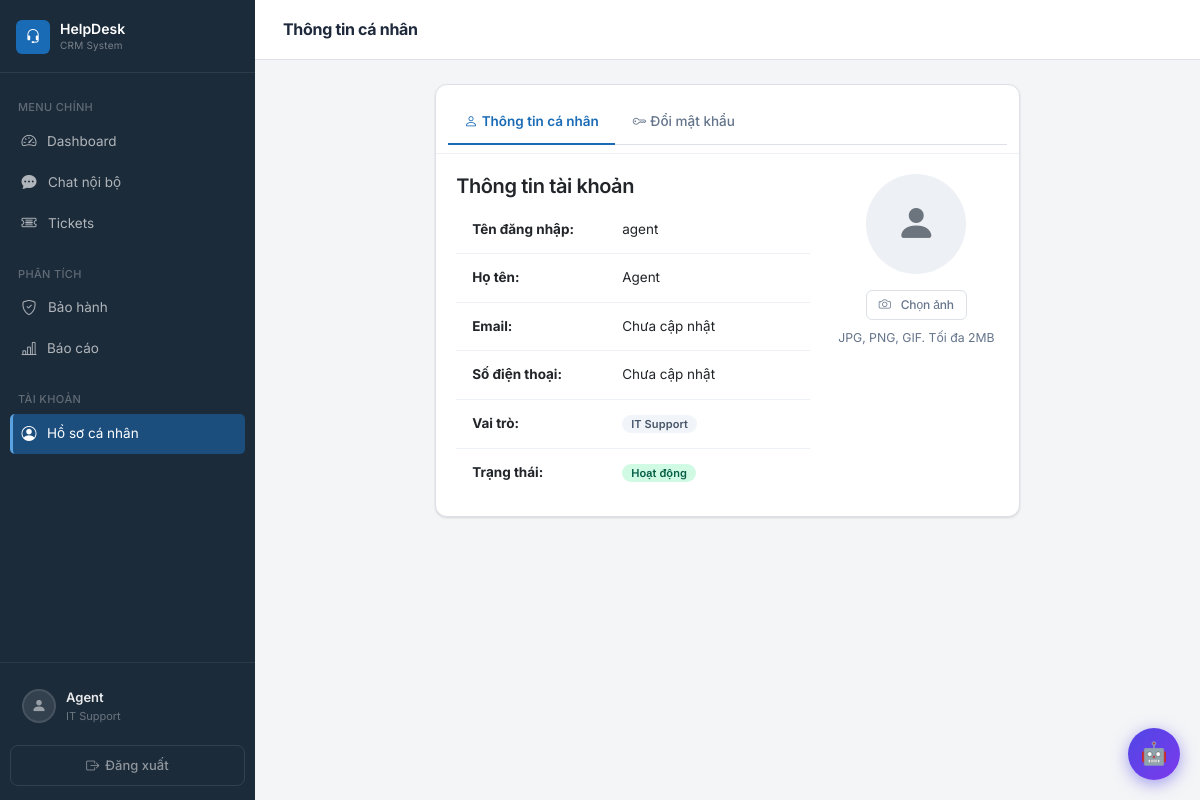
Screenshot of /profile.php (signed in) with the database file from the repository.
### tables this page shows
CREATE TABLE IF NOT EXISTS users (
    id INT AUTO_INCREMENT PRIMARY KEY,
    username VARCHAR(50) NOT NULL UNIQUE,
    password VARCHAR(255) NOT NULL,
    fullname VARCHAR(100) NOT NULL,
    email VARCHAR(100) NOT NULL UNIQUE,
    phone VARCHAR(20),
    avatar VARCHAR(255) DEFAULT NULL,
    role_id INT NOT NULL,
    status ENUM('active', 'inactive') DEFAULT 'active',
    created_at TIMESTAMP DEFAULT CURRENT_TIMESTAMP,
    FOREIGN KEY (role_id) REFERENCES roles(id) ON DELETE CASCADE
);

CREATE TABLE IF NOT EXISTS roles (
    id INT AUTO_INCREMENT PRIMARY KEY,
    name VARCHAR(50) NOT NULL UNIQUE,
    hierarchy_level TINYINT UNSIGNED NOT NULL DEFAULT 99
);

### models/User.php (called while the page is built, shortened)
<?php
require_once __DIR__ . '/../config/database.php';
class User {
    private $pdo;
    public function __construct() {
        global $pdo;
        $this->pdo = $pdo;
    }
    public function findById($id) {
        $stmt = $this->pdo->prepare("SELECT u.*, r.name as role_name FROM users u JOIN roles r ON u.role_id = r.id WHERE u.id = ?");
        $stmt->execute([$id]);
        return $stmt->fetch();
    }
}
?>

### controllers/userController.php (called while the page is built, shortened)
<?php
require_once __DIR__ . '/../models/User.php';
require_once __DIR__ . '/authController.php';
class UserController {
    private $userModel;
    private $authController;
    public function __construct() {
        $this->userModel = new User();
        $this->authController = new AuthController();
    }
    public function getOwnProfile() {
        $this->authController->requireLogin();
        $currentUser = $this->authController->getCurrentUser();
        return $this->userModel->findById($currentUser['id']);
    }
}
?>

### controllers/authController.php (called while the page is built, shortened)
<?php
require_once __DIR__ . '/../models/User.php';
class AuthController {
    private $userModel;
    public function __construct() {
        $this->userModel = new User();
    }
    public function isLoggedIn() {
        return isset($_SESSION['user_id']);
    }
    public function getCurrentUser() {
        return [
            'id' => $_SESSION['user_id'],
            'username' => $_SESSION['username'],
            'fullname' => $_SESSION['fullname'],
            'role_id' => $_SESSION['role_id'],
            'role_name' => $_SESSION['role_name']
        ];
    }
    public function requireLogin() {
        $user = $this->userModel->findById($_SESSION['user_id']);
    }
}
?>

### includes/auth.php (called while the page is built, shortened)
<?php
require_once 'controllers/authController.php';
$authController = new AuthController();
function getCurrentUser() {
    global $authController;
    return $authController->getCurrentUser();
}
function requireLogin() {
    global $authController;
    $authController->requireLogin();
}
function getUserDisplayName() {
    $user = getCurrentUser();
    return $user ? $user['fullname'] : 'Guest';
}
function getUserRoleDisplayName() {
    $user = getCurrentUser();
    return $user ? $user['role_name'] : '';
}
?>

### profile.php (the view, shortened to what this page needs)
<?php
require_once 'includes/auth.php';
require_once 'controllers/userController.php';
requireLogin();
$userController = new UserController();
$currentUser = getCurrentUser();
$pageTitle = 'Thông tin cá nhân';
$activeTab = $_GET['tab'] ?? 'profile';
$userFull = $userController->getOwnProfile();
include 'includes/header.php';
?>
<div class="row justify-content-center">
    <div class="col-md-8">
        <div class="card">
            <div class="card-header">
                <ul class="nav nav-tabs card-header-tabs">
                    <li class="nav-item">
                        <a class="nav-link <?php echo $activeTab === 'profile' ? 'active' : ''; ?>" href="profile.php?tab=profile">
                            <i class="bi bi-person me-1"></i>Thông tin cá nhân
                        </a>
                    </li>
                    <li class="nav-item">
                        <a class="nav-link <?php echo $activeTab === 'password' ? 'active' : ''; ?>" href="profile.php?tab=password">
                            <i class="bi bi-key me-1"></i>Đổi mật khẩu
                        </a>
                    </li>
                </ul>
            </div>
            <div class="card-body">
                <?php if ($activeTab === 'profile'): ?>
                    <div class="row">
                        <div class="col-md-8">
                            <h5>Thông tin tài khoản</h5>
                            <div class="table-responsive"><table class="table table-borderless">
                                <tr>
                                    <td class="fw-bold" style="width: 150px;">Tên đăng nhập:</td>
                                    <td><?php echo htmlspecialchars($currentUser['username']); ?></td>
                                </tr>
                                <tr>
                                    <td class="fw-bold">Họ tên:</td>
                                    <td><?php echo htmlspecialchars($currentUser['fullname']); ?></td>
                                </tr>
                                <tr>
                                    <td class="fw-bold">Email:</td>
                                    <td><?php echo htmlspecialchars($currentUser['email'] ?? 'Chưa cập nhật'); ?></td>
                                </tr>
                                <tr>
                                    <td class="fw-bold">Số điện thoại:</td>
                                    <td><?php echo htmlspecialchars($currentUser['phone'] ?? 'Chưa cập nhật'); ?></td>
                                </tr>
                                <tr>
                                    <td class="fw-bold">Vai trò:</td>
                                    <td>
                                        <span class="badge bg-secondary"><?php echo $currentUser['role_name']; ?></span>
                                    </td>
                                </tr>
                                <tr>
                                    <td class="fw-bold">Trạng thái:</td>
                                    <td>
                                        <span class="badge bg-success">Hoạt động</span>
                                    </td>
                                </tr>
                            </table></div>
                        </div>
                        <div class="col-md-4 text-center">
                            <div class="mb-3">
                                <?php if (!empty($userFull['avatar'])): ?>
                                    <img src="assets/avatars/<?php echo htmlspecialchars($userFull['avatar']); ?>"
                                         class="rounded-circle" style="width: 100px; height: 100px; object-fit: cover;"
                                         alt="Avatar" id="avatarPreview">
                                <?php else: ?>
                                    <div class="bg-light rounded-circle d-inline-flex align-items-center justify-content-center" style="width: 100px; height: 100px;" id="avatarPlaceholder">
                                        <i class="bi bi-person-fill text-secondary" style="font-size: 2.5rem;"></i>
                                    </div>
                                <?php endif; ?>
                            </div>
                            <form method="POST" enctype="multipart/form-data">
                                <label for="avatarInput" class="btn btn-outline-secondary btn-sm">
                                    <i class="bi bi-camera me-1"></i>Chọn ảnh
                                </label>
                            </form>
                            <p class="text-muted small mt-2">JPG, PNG, GIF. Tối đa 2MB</p>
                        </div>
                    </div>
                <?php endif; ?>
            </div>
        </div>
    </div>
</div>
<?php include 'includes/footer.php'; ?>

### includes/header.php (shortened to what this page needs)
<!DOCTYPE html>
<html lang="vi">
<head>
    <link href="assets/css/bootstrap.min.css" rel="stylesheet">
    <link href="assets/icons/bootstrap-icons.css" rel="stylesheet">
</head>
<body>
<?php
$sidebarUser = null;
if (isset($userFull)) {
    $sidebarUser = $userFull;
}
$currentPage = basename($_SERVER['PHP_SELF']);
?>
<nav class="sidebar" id="sidebar">
    <div class="sidebar-brand">
        <div class="sidebar-brand-icon">
            <i class="bi bi-headset"></i>
        </div>
        <div>
            <div class="sidebar-brand-text">HelpDesk</div>
            <div class="sidebar-brand-sub">CRM System</div>
        </div>
    </div>
    <div class="sidebar-nav">
        <div class="sidebar-label">Menu chính</div>
        <a href="dashboard.php" class="sidebar-link <?php echo $currentPage === 'dashboard.php' ? 'active' : ''; ?>">
            <i class="bi bi-speedometer2"></i>
            Dashboard
        </a>
        <a href="chat.php" class="sidebar-link <?php echo $currentPage === 'chat.php' ? 'active' : ''; ?>" style="justify-content:space-between;">
            <span style="display:flex;align-items:center;gap:10px;">
                <i class="bi bi-chat-dots-fill"></i>
                Chat nội bộ
            </span>
        </a>
        <a href="tickets.php" class="sidebar-link <?php echo $currentPage === 'tickets.php' ? 'active' : ''; ?>" style="justify-content:space-between;">
            <span style="display:flex;align-items:center;gap:10px;">
                <i class="bi bi-ticket-detailed"></i>
                Tickets
            </span>
        </a>
        <div class="sidebar-label" style="margin-top:8px;">Phân tích</div>
        <a href="warranty.php" class="sidebar-link <?php echo $currentPage === 'warranty.php' ? 'active' : ''; ?>" style="justify-content:space-between;">
            <span style="display:flex;align-items:center;gap:10px;">
                <i class="bi bi-shield-check"></i>
                Bảo hành
            </span>
        </a>
        <a href="reports.php" class="sidebar-link <?php echo $currentPage === 'reports.php' ? 'active' : ''; ?>">
            <i class="bi bi-bar-chart-line"></i>
            Báo cáo
        </a>
        <div class="sidebar-label" style="margin-top:8px;">Tài khoản</div>
        <a href="profile.php" class="sidebar-link <?php echo $currentPage === 'profile.php' ? 'active' : ''; ?>">
            <i class="bi bi-person-circle"></i>
            Hồ sơ cá nhân
        </a>
    </div>
    <div class="sidebar-footer">
        <a href="profile.php" class="sidebar-user">
            <?php if (!empty($sidebarUser['avatar'])): ?>
                <img src="assets/avatars/<?php echo htmlspecialchars($sidebarUser['avatar']); ?>"
                     class="sidebar-user-avatar" alt="Avatar">
            <?php else: ?>
                <div class="sidebar-user-placeholder">
                    <i class="bi bi-person-fill"></i>
                </div>
            <?php endif; ?>
            <div class="sidebar-user-info">
                <div class="sidebar-user-name"><?php echo htmlspecialchars(getUserDisplayName()); ?></div>
                <div class="sidebar-user-role"><?php echo htmlspecialchars(getUserRoleDisplayName()); ?></div>
            </div>
        </a>
        <a href="logout.php" class="sidebar-logout">
            <i class="bi bi-box-arrow-right"></i>
            Đăng xuất
        </a>
    </div>
</nav>
<div class="main-content">
    <div class="topbar">
        <div class="topbar-title"><?php echo isset($pageTitle) ? htmlspecialchars($pageTitle) : 'Dashboard'; ?></div>
    </div>
    <div class="page-content">

### rows the page displays
users: fullname "Agent", role.name "IT Support", username "agent"

### other values shown
$pageTitle "Thông tin cá nhân"
$currentUser['email'] "Chưa cập nhật"
$currentUser['phone'] "Chưa cập nhật"
